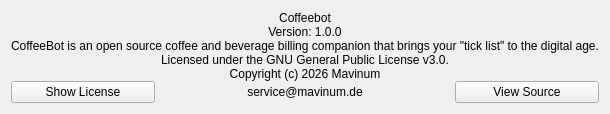
     <widget class="QWidget" name="about_tab">
      <attribute name="title">
       <string>About</string>
      </attribute>
      <layout class="QGridLayout" name="gridLayout_2">
       <property name="verticalSpacing">
        <number>0</number>
       </property>
       <item row="2" column="0" colspan="3">
        <widget class="QLabel" name="label_3">
         <property name="text">
          <string>CoffeeBot is an open source coffee and beverage billing companion that brings your &quot;tick list&quot; to the digital age.</string>
         </property>
         <property name="alignment">
          <set>Qt::AlignmentFlag::AlignCenter</set>
         </property>
        </widget>
       </item>
       <item row="6" column="2">
        <widget class="QPushButton" name="about_repo_button">
         <property name="cursor">
          <cursorShape>PointingHandCursor</cursorShape>
         </property>
         <property name="text">
          <string>View Source</string>
         </property>
         <property name="btnType" stdset="0">
          <string>secondary</string>
         </property>
        </widget>
       </item>
       <item row="4" column="1">
        <widget class="QLabel" name="label_6">
         <property name="text">
          <string>Licensed under the GNU General Public License v3.0.</string>
         </property>
         <property name="alignment">
          <set>Qt::AlignmentFlag::AlignCenter</set>
         </property>
        </widget>
       </item>
       <item row="5" column="1">
        <widget class="QLabel" name="label_4">
         <property name="text">
          <string>Copyright (c) 2026 Mavinum</string>
         </property>
         <property name="alignment">
          <set>Qt::AlignmentFlag::AlignCenter</set>
         </property>
        </widget>
       </item>
       <item row="6" column="0">
        <widget class="QPushButton" name="about_license_button">
         <property name="cursor">
          <cursorShape>PointingHandCursor</cursorShape>
         </property>
         <property name="text">
          <string>Show License</string>
         </property>
         <property name="btnType" stdset="0">
          <string>secondary</string>
         </property>
        </widget>
       </item>
       <item row="6" column="1">
        <widget class="QLabel" name="label_5">
         <property name="text">
          <string>service@mavinum.de</string>
         </property>
         <property name="alignment">
          <set>Qt::AlignmentFlag::AlignCenter</set>
         </property>
        </widget>
       </item>
       <item row="0" column="1">
        <widget class="QLabel" name="about_title_label">
         <property name="text">
          <string>Coffeebot</string>
         </property>
         <property name="alignment">
          <set>Qt::AlignmentFlag::AlignCenter</set>
         </property>
         <property name="lblType" stdset="0">
          <string>heading</string>
         </property>
        </widget>
       </item>
       <item row="1" column="1">
        <widget class="QLabel" name="about_version_label">
         <property name="text">
          <string>Version: 1.0.0</string>
         </property>
         <property name="alignment">
          <set>Qt::AlignmentFlag::AlignCenter</set>
         </property>
        </widget>
       </item>
      </layout>
     </widget>
